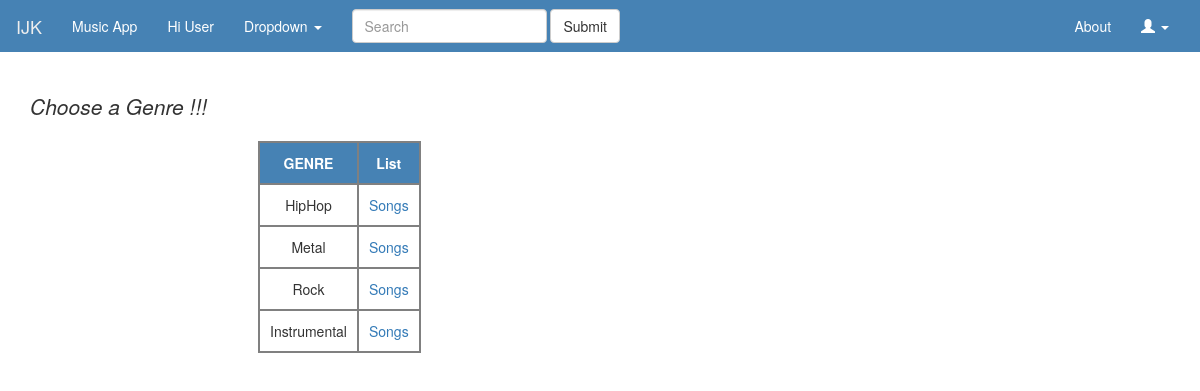
The app's page /genre.php, older data.
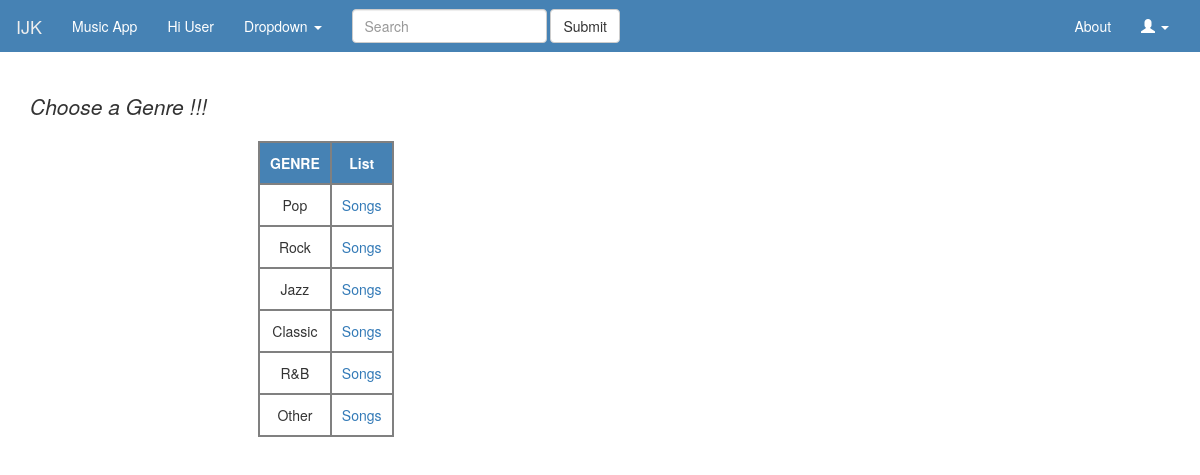
The same page, newer data.
### tables this page shows
CREATE TABLE IF NOT EXISTS `Genre` (
  `genre_id` int(10) NOT NULL,
  `type` varchar(32) NOT NULL
);

### genre.php (the view, shortened to what this page needs)
<!DOCTYPE html>
<html lang="en-US">
<head>
    <link href="bootstrap/css/bootstrap.min.css" rel="stylesheet">
    <link href="MusicApp.css" rel="stylesheet">
</head>
<body>
  <nav class="navbar navbar-custom">
    <div class="container-fluid">
      <div class="navbar-header">
        <a class="navbar-brand" href="#">IJK</a>
      </div>
      <div class="collapse navbar-collapse" id="bs-example-navbar-collapse-1">
        <ul class="nav navbar-nav">
          <li class="active"><a href="#">Music App <span class="sr-only">(current)</span></a></li>
          <li><a href="#">Hi User</a></li>
          <li class="dropdown">
            <a href="#" class="dropdown-toggle" data-toggle="dropdown" role="button" aria-haspopup="true" aria-expanded="false">Dropdown <span class="caret"></span></a>
          </li>
        </ul>
        <form class="navbar-form navbar-left" role="search">
          <div class="form-group">
            <input type="text" class="form-control" placeholder="Search">
          </div>
          <button type="submit" class="btn btn-default">Submit</button>
        </form>
        <ul class="nav navbar-nav navbar-right">
          <li><a href="#">About</a></li>
          <li class="dropdown">
            <a href="#" class="dropdown-toggle" data-toggle="dropdown" role="button" aria-haspopup="true" aria-expanded="false"><span class="glyphicon glyphicon-user" aria-hidden="true"></span> <span class="caret"></span></a>
          </li>
        </ul>
      </div>
    </div>
  </nav>
  <div class="container">
    <h3><p class="lead"><I>Choose a Genre !!!</I> </p></h3>
    <p>
        <?php
            try {
                $con = new PDO("mysql:host=localhost;dbname=jukebox",
                               "root", "");
                $con->setAttribute(PDO::ATTR_ERRMODE,
                                   PDO::ERRMODE_EXCEPTION);
                    $query = "SELECT * FROM genre";
                    $data = $con->query($query);
                    $data->setFetchMode(PDO::FETCH_ASSOC);
                    echo "<table>";
                    echo "<tr><th>GENRE</th><th>List</th></tr>";
                    foreach( $data as $row) {
                        echo "<tr>";
                        echo "<td>".$row['type']."</td>";
                        echo "<td><a>Songs</a></td>";
                        echo "</tr>\n";
                    }
                    echo "</table>";
      }
        catch(PDOException $ex) {
            echo 'ERROR: '.$ex->getMessage();
        }
    ?>
</p>
  </div>
</body>
</html>

Row changes from the older to the newer data that the page shows:
removed genre: type "HipHop"
removed genre: type "Metal"
removed genre: type "Instrumental"
added genre: type "Pop"
added genre: type "Jazz"
added genre: type "Classic"
added genre: type "R&B"
added genre: type "Other"
